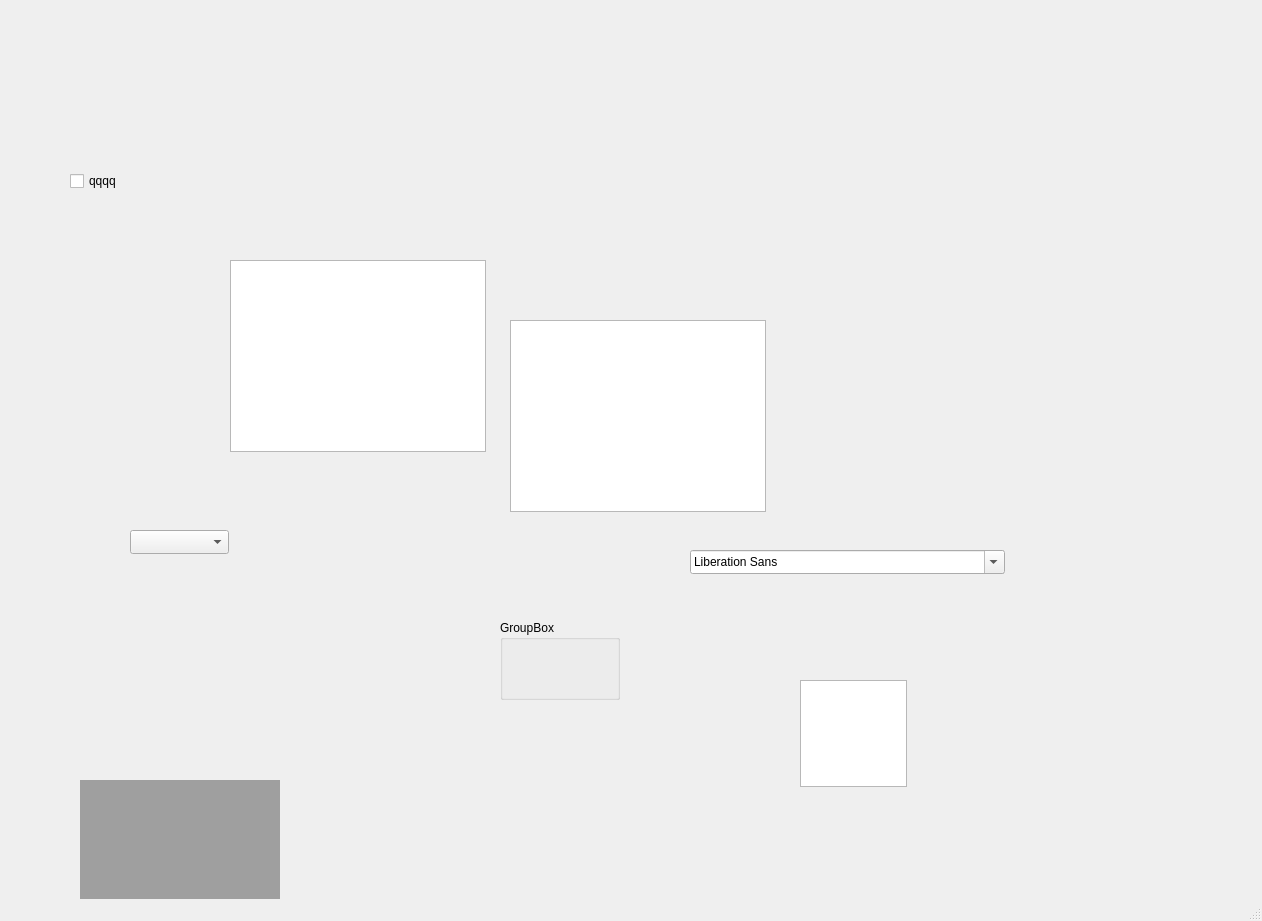
<?xml version="1.0" encoding="UTF-8"?>
<ui version="4.0">
 <class>MainWindow</class>
 <widget class="QMainWindow" name="MainWindow">
  <property name="geometry">
   <rect>
    <x>0</x>
    <y>0</y>
    <width>1262</width>
    <height>921</height>
   </rect>
  </property>
  <property name="windowTitle">
   <string>MainWindow</string>
  </property>
  <widget class="QWidget" name="centralwidget">
   <widget class="QListView" name="listView">
    <property name="geometry">
     <rect>
      <x>230</x>
      <y>260</y>
      <width>256</width>
      <height>192</height>
     </rect>
    </property>
   </widget>
   <widget class="QCheckBox" name="checkBox">
    <property name="geometry">
     <rect>
      <x>70</x>
      <y>170</y>
      <width>105</width>
      <height>22</height>
     </rect>
    </property>
    <property name="text">
     <string>qqqq</string>
    </property>
   </widget>
   <widget class="QWidget" name="verticalLayoutWidget">
    <property name="geometry">
     <rect>
      <x>480</x>
      <y>120</y>
      <width>160</width>
      <height>80</height>
     </rect>
    </property>
    <layout class="QVBoxLayout" name="verticalLayout"/>
   </widget>
   <widget class="QColumnView" name="columnView">
    <property name="geometry">
     <rect>
      <x>510</x>
      <y>320</y>
      <width>256</width>
      <height>192</height>
     </rect>
    </property>
   </widget>
   <widget class="QMdiArea" name="mdiArea">
    <property name="geometry">
     <rect>
      <x>80</x>
      <y>780</y>
      <width>200</width>
      <height>160</height>
     </rect>
    </property>
   </widget>
   <widget class="QStackedWidget" name="stackedWidget">
    <property name="geometry">
     <rect>
      <x>190</x>
      <y>660</y>
      <width>120</width>
      <height>80</height>
     </rect>
    </property>
    <widget class="QWidget" name="page"/>
    <widget class="QWidget" name="page_2"/>
   </widget>
   <widget class="QGroupBox" name="groupBox">
    <property name="geometry">
     <rect>
      <x>500</x>
      <y>620</y>
      <width>120</width>
      <height>80</height>
     </rect>
    </property>
    <property name="title">
     <string>GroupBox</string>
    </property>
   </widget>
   <widget class="QTextEdit" name="textEdit">
    <property name="geometry">
     <rect>
      <x>800</x>
      <y>680</y>
      <width>107</width>
      <height>107</height>
     </rect>
    </property>
   </widget>
   <widget class="QComboBox" name="comboBox">
    <property name="geometry">
     <rect>
      <x>130</x>
      <y>530</y>
      <width>99</width>
      <height>24</height>
     </rect>
    </property>
    <property name="currentText">
     <string/>
    </property>
   </widget>
   <widget class="QFontComboBox" name="fontComboBox">
    <property name="geometry">
     <rect>
      <x>690</x>
      <y>550</y>
      <width>315</width>
      <height>24</height>
     </rect>
    </property>
   </widget>
  </widget>
  <widget class="QMenuBar" name="menubar">
   <property name="geometry">
    <rect>
     <x>0</x>
     <y>0</y>
     <width>1262</width>
     <height>29</height>
    </rect>
   </property>
  </widget>
  <widget class="QStatusBar" name="statusbar"/>
 </widget>
 <resources/>
 <connections>
  <connection>
   <sender>groupBox</sender>
   <signal>clicked()</signal>
   <receiver>groupBox</receiver>
   <slot>close()</slot>
   <hints>
    <hint type="sourcelabel">
     <x>541</x>
     <y>707</y>
    </hint>
    <hint type="destinationlabel">
     <x>541</x>
     <y>707</y>
    </hint>
   </hints>
  </connection>
 </connections>
</ui>
